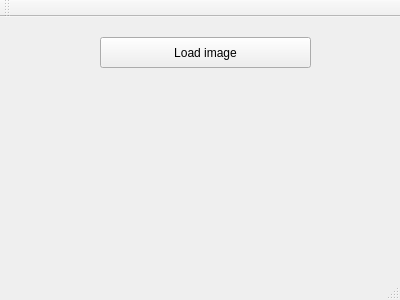
<?xml version="1.0" encoding="UTF-8"?>
<ui version="4.0">
 <class>MainWindow</class>
 <widget class="QMainWindow" name="MainWindow">
  <property name="geometry">
   <rect>
    <x>0</x>
    <y>0</y>
    <width>400</width>
    <height>300</height>
   </rect>
  </property>
  <property name="windowTitle">
   <string>MainWindow</string>
  </property>
  <widget class="QWidget" name="centralWidget">
   <widget class="QPushButton" name="loadButton">
    <property name="geometry">
     <rect>
      <x>100</x>
      <y>20</y>
      <width>211</width>
      <height>31</height>
     </rect>
    </property>
    <property name="text">
     <string>Load image</string>
    </property>
   </widget>
  </widget>
  <widget class="QMenuBar" name="menuBar">
   <property name="geometry">
    <rect>
     <x>0</x>
     <y>0</y>
     <width>400</width>
     <height>21</height>
    </rect>
   </property>
  </widget>
  <widget class="QToolBar" name="mainToolBar">
   <attribute name="toolBarArea">
    <enum>TopToolBarArea</enum>
   </attribute>
   <attribute name="toolBarBreak">
    <bool>false</bool>
   </attribute>
  </widget>
  <widget class="QStatusBar" name="statusBar"/>
 </widget>
 <layoutdefault spacing="6" margin="11"/>
 <resources/>
 <connections/>
</ui>
